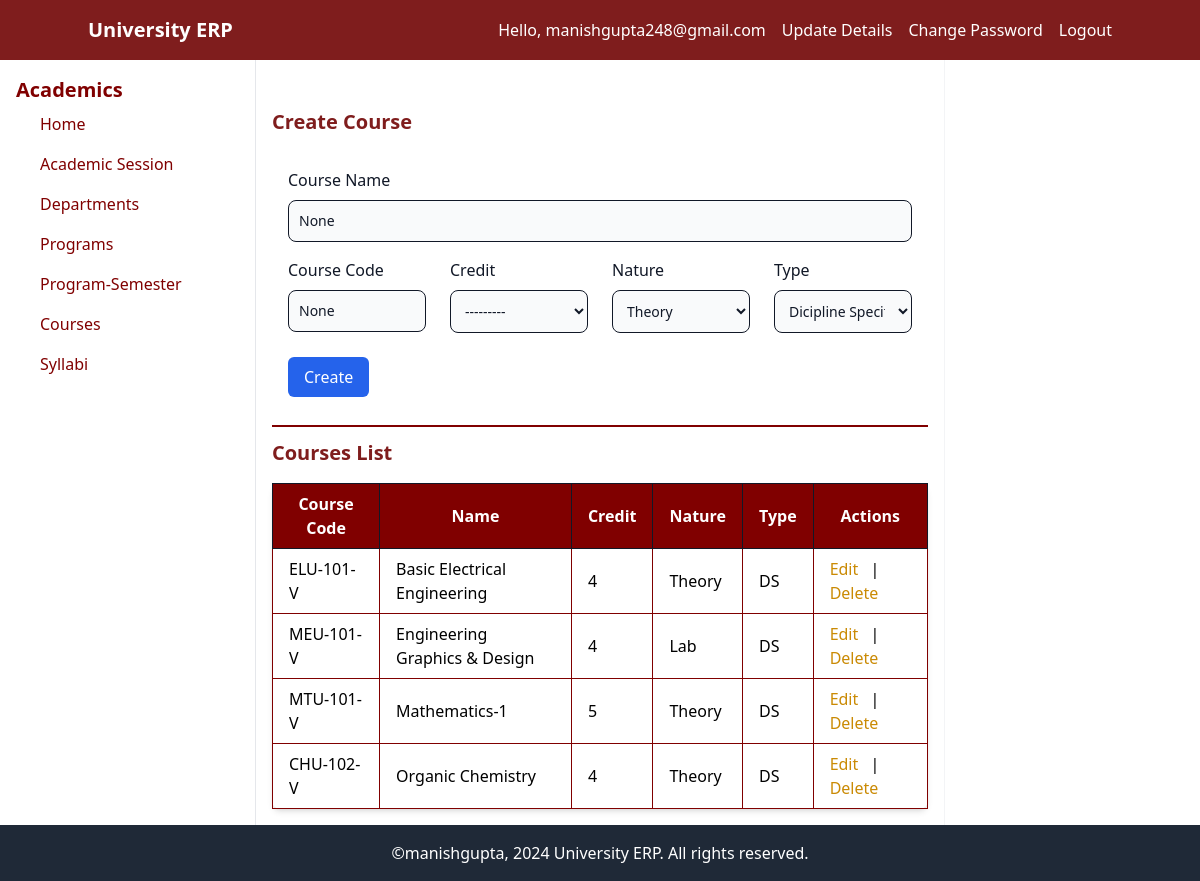
The page /academic/courses/ (signed in) on the database its author committed.
### users/models.py (models this page shows, shortened)
class CustomUser(AbstractBaseUser):
    email = models.EmailField(verbose_name='email address', max_length=255, unique=True)
    mobile_number = models.CharField(max_length=15, unique=True)
    is_active = models.BooleanField(default=True)
    is_admin = models.BooleanField(default=False)
    objects = CustomUserManager()
    USERNAME_FIELD = 'email'
    REQUIRED_FIELDS = ['mobile_number']

### academic/models.py (models this page shows, shortened)
class Course(models.Model):
    NATURE_CHOICES = [
        ('Theory', 'Theory'),
        ('Lab', 'Lab'),
        ('Project', 'Project'),
        ('Seminar', 'Seminar'),
        ('Workshop', 'Workshop'),
        ('Training', 'Training'),
        ('Other', 'Other'),
    ]
    TYPE_CHOICES =[
        ('DS','Dicipline Specific'),
        ('AEC','Ability Enhancement Course'),
        ('VAC','Value Added Course'),
        ('Elective','Value Added Course'),
        ('Other','Other'),
    ]
    name = models.CharField(max_length=50)
    code = models.CharField(max_length=10, unique=True)
    credit = models.PositiveIntegerField(choices=[(i, str(i)) for i in range(0, 21)])
    nature = models.CharField(max_length=8, choices=NATURE_CHOICES, default='Theory')
    type = models.CharField(max_length=12, choices=TYPE_CHOICES, default='DS')
    program_semesters = models.ManyToManyField(ProgramSemester, related_name='subjects', blank=True)

### academic/views.py (the view)
# urls.py: path('courses/', views.course_list_create_update, name='course-list-create-update'),
def course_list_create_update(request, pk=None):
    if pk:
        course = get_object_or_404(Course, pk=pk)
    else:
        course = None
    if request.method == 'POST':
        if course:
            form = CourseForm(request.POST, instance=course)
        else:
            form = CourseForm(request.POST)
        if form.is_valid():
            form.save()
            return redirect('course-list-create-update')
    else:
        if course:
            form = CourseForm(instance=course)
        else:
            form = CourseForm()
    courses = Course.objects.all()
    return render(request, 'academic/course_list_create_update.html', {'form': form, 'courses': courses, 'edit_course': course})

### academic/forms.py
class CourseForm(forms.ModelForm):
    class Meta:
        model = models.Course
        fields = ['name', 'code', 'credit', 'nature', 'type']
        widgets = {
            'credit': forms.Select(attrs={'class': 'form-control'}),
            'nature': forms.Select(attrs={'class': 'form-control'}),
            'type': forms.Select(attrs={'class': 'form-control'}),
        }

### academic/templates/academic/course_list_create_update.html (shortened to what this page needs)
{% extends "base.html" %}
{% block content %}
<div class="flex-1">
<h2 class="text-xl text-red-900 font-semibold mt-8 mb-4">{% if edit_course %}Edit{% else %}Create{% endif %} Course</h2>
<form method="POST" class="bg-white p-4 ">
        <div class="mb-4">
            <label for="id_name" class="block mb-2 font-medium text-gray-900 dark:text-white">Course Name</label>
            <input type="text" name="name" id="id_name" class="bg-gray-50 border border-gray-900 text-gray-900 text-sm rounded-lg focus:ring-blue-500 focus:border-blue-500 block w-full p-2.5 dark:bg-gray-700 dark:border-gray-600 dark:placeholder-gray-400 dark:text-white dark:focus:ring-blue-500 dark:focus:border-blue-500" value="{{ form.name.value }}">
        </div>
        <div class="grid md:grid-cols-4 md:gap-6">
        <div class="mb-4">
                <label for="id_code" class="block mb-2 font-medium text-gray-900 dark:text-white">Course Code</label>
                <input type="text" name="code" id="id_code" class="bg-gray-50 border border-gray-900 text-gray-900 text-sm rounded-lg focus:ring-blue-500 focus:border-blue-500 block w-full p-2.5 dark:bg-gray-700 dark:border-gray-600 dark:placeholder-gray-400 dark:text-white dark:focus:ring-blue-500 dark:focus:border-blue-500" value="{{ form.code.value }}">
        </div>
        <div class="mb-4">
            <label for="id_credit" class="block mb-2 font-medium text-gray-900 dark:text-white">Credit </label>
            <select name="credit" id="id_credit" class="bg-gray-50 border border-gray-900 text-gray-900 text-sm rounded-lg focus:ring-blue-500 focus:border-blue-500 block w-full p-2.5 dark:bg-gray-700 dark:border-gray-600 dark:placeholder-gray-400 dark:text-white dark:focus:ring-blue-500 dark:focus:border-blue-500">
                {% for value, display in form.credit.field.choices %}
                    <option value="{{ value }}" {% if value == form.credit.value %}selected{% endif %}>{{ display }}</option>
                {% endfor %}
            </select>
        </div>
        <div class="mb-4">
                <label for="id_nature" class="block mb-2 font-medium text-gray-900 dark:text-white">Nature </label>
                <select name="nature" id="id_nature" class="bg-gray-50 border border-gray-900 text-gray-900 text-sm rounded-lg focus:ring-blue-500 focus:border-blue-500 block w-full p-2.5 dark:bg-gray-700 dark:border-gray-600 dark:placeholder-gray-400 dark:text-white dark:focus:ring-blue-500 dark:focus:border-blue-500">
                    {% for value, display in form.nature.field.choices %}
                        <option value="{{ value }}" {% if value == form.nature.value %}selected{% endif %}>{{ display }}</option>
                    {% endfor %}
                </select>
            </div>
            <div class="mb-4">
                <label for="id_type" class="block mb-2 font-medium text-gray-900 dark:text-white">Type </label>
                <select name="type" id="id_type" class="bg-gray-50 border border-gray-900 text-gray-900 text-sm rounded-lg focus:ring-blue-500 focus:border-blue-500 block w-full p-2.5 dark:bg-gray-700 dark:border-gray-600 dark:placeholder-gray-400 dark:text-white dark:focus:ring-blue-500 dark:focus:border-blue-500">
                    {% for value, display in form.type.field.choices %}
                        <option value="{{ value }}" {% if value == form.type.value %}selected{% endif %}>{{ display }}</option>
                    {% endfor %}
                </select>
            </div>
        </div>
        <button type="submit" class="bg-blue-600 text-white px-4 py-2 rounded-md mt-2">{% if edit_program %}Update{% else %}Create{% endif %}</button>
    </form>
<hr class="border-t-2 border-[#800000] my-3">
<h2 class="text-xl text-red-900 font-semibold my-3 mb-4">Courses List</h2>
<table class="min-w-full bg-white shadow-md border border-[#800000] rounded-lg">
    <thead>
        <tr class="bg-[#800000] text-white font-semibold  " >
            <th class="px-4 py-2  border border-gray-900">Course Code</th>
            <th class="px-4 py-2  border border-gray-900">Name</th>
            <th class="px-4 py-2  border border-gray-900">Credit</th>
            <th class="px-4 py-2  border border-gray-900">Nature</th>
            <th class="px-4 py-2  border border-gray-900">Type</th>
            <th class="px-4 py-2  border border-gray-900">Actions</th>
        </tr>
    </thead>
    <tbody>
        {% for course in courses %}
        <tr class="hover:bg-gray-100 ">
            <td class="px-4 py-2  border border-[#800000]">{{ course.code }}</td>
            <td class="px-4 py-2 border border-[#800000]">{{ course.name }}</td>
            <td class="px-4 py-2 border border-[#800000]">{{ course.credit }}</td>
            <td class="px-4 py-2 border border-[#800000]">{{ course.nature}}</td>
            <td class="px-4 py-2 border border-[#800000]">{{ course.type }}</td>
            <td class="px-4 py-2 border border-[#800000]">
                <a href="{% url 'course-update' course.id %}" class="text-yellow-600 hover:underline mr-2">Edit</a> |
                <a href="{% url 'course-delete' course.id %}" class="text-yellow-600 hover:underline mr-2">Delete</a>
            </td>
        </tr>
        {% endfor %}
    </tbody>
</table>
</div>
{% endblock content %}

### templates/navbar.html
<nav class="bg-red-900 text-white p-4">
    <div class="container mx-auto flex justify-between items-center">
        <a href="/" class="text-xl font-semibold">University ERP</a>
        <ul class="flex space-x-4">
            <ul class="flex items-center space-x-4">
                {% if user.is_authenticated %}
                    <li><span class="">Hello, {{ user.email }}</span></li>
                    <li><a href="{% url 'profile' %}" >Update Details</a></li>
                    <li><a href="{% url 'password_change' %}" >Change Password</a></li>
                    <li><a href="{% url 'logout' %}" >Logout</a></li>
                {% else %}
                    <li><a href="{% url 'login' %}" >Login</a></li>
                    <li><a href="{% url 'signup' %}" >Sign Up</a></li>
                {% endif %}
            </ul>
        </ul>
    </div>
</nav>

### rows shown on the page
CustomUser: email "manishgupta248@gmail.com"
Course: code "ELU-101-V", name "Basic Electrical Engineering", credit "4", nature "Theory", type "DS"
Course: code "MEU-101-V", name "Engineering Graphics & Design", credit "4", nature "Lab", type "DS"
Course: code "MTU-101-V", name "Mathematics-1", credit "5", nature "Theory", type "DS"
Course: code "CHU-102-V", name "Organic Chemistry", credit "4", nature "Theory", type "DS"

### other values the page prints
form field credit "---------"
form field nature "Theory"
form field type "Dicipline Specific"
